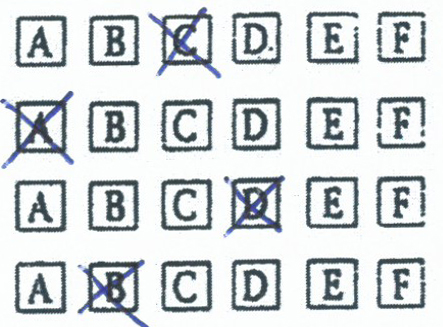
#> input picture test1-4a.jpg, 443 x 327 px; its folder holds 4 pictures in this run
$ python omr3.py
#> lines starting #> are read from the running program, lines starting #| are printed output that depends on the picture; after the words box and inside, x2 and y2 are one past the last pixel; in counts of white or black regions, pixels touching at a corner belong together
"""
This code is partially derived from
https://www.pyimagesearch.com/2016/10/03/bubble-sheet-multiple-choice-scanner-and-test-grader-using-omr-python-and-opencv/
"""
import cv2
import numpy as np

colors = [
    (255,255,0),
    (255,0,0),
    (0,255,0),
    (0,255,255),
]

# Answers count
rows_count = 4
cols_count = 6

# The multiplier used for each row average value in order to define the threshold value
threshold_multiplier = 1.15

# The bounding rectangle
x, y, w, h = 1215, 822, 306, 229

# The size of the checkboxes
bw = w / cols_count
bh = h / rows_count

for base_name in [
    'test1-4a',
    'test1-4b',
    # 'test2-4',
    'test3-s',
    'test3',
    'test4',
    'test5',
]:
    # Open image
    img = cv2.imread('%s.jpg' % base_name)
#> img is the input picture: shape (327, 443, 3); mean B, G, R 217.5, 215.7, 211
    # Convert image to gray scale
    gray = cv2.cvtColor(img, cv2.COLOR_BGR2GRAY)
    # Convert image in black/white
    thresh = cv2.threshold(gray, 0, 255, cv2.THRESH_BINARY_INV | cv2.THRESH_OTSU)[1]
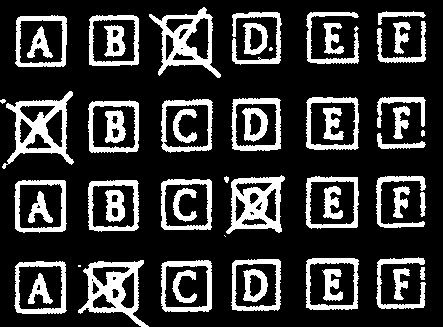
#> thresh: shape (327, 443); 21.7% white; 54 white regions (3 under 20 px), largest, box (x1, y1, x2, y2) and area: (2, 91, 74, 169) 1891, (78, 260, 149, 327) 1847, (226, 175, 285, 234) 1796

    # Save the black and white image
    cv2.imwrite('thresh_%s.png' % base_name, thresh)

    results = np.zeros((rows_count, cols_count))

    # each question has 6 possible answers, to loop over the
    # question in batches of 6
    for j in range(rows_count):
        for i in range(cols_count):
            # construct a mask that reveals only the current
            # "bubble" for the question
            mask = np.zeros(thresh.shape, dtype="uint8")

            p1 = x + i * bw, y + j * bh
            p2 = x + i * bw + bw, y + j * bh + bh
            cv2.rectangle(mask, p1, p2, 255, -1)

            # apply the mask to the thresholded image, then
            # count the number of non-zero pixels in the
            # bubble area
            mask = cv2.bitwise_and(thresh, thresh, mask=mask)
            results[j][i] = cv2.countNonZero(mask)

            # Draw the bounding rectangle
            cv2.rectangle(img, p1, p2, colors[j], 2)
#> mask: shape (327, 443); every value is 0
#> after the loop, results = [[0, 0, 0, 0, 0, 0], [0, 0, 0, 0, 0, 0], [0, 0, 0, 0, 0, 0], [0, 0, 0, 0, 0, 0]]

    for j in range(rows_count):
        threshold = results[j].mean() * threshold_multiplier
        for i in range(cols_count):
            total = results[j][i]

            if total >= threshold:
                p1 = x + i * bw, y + j * bh
                p2 = x + i * bw + bw, y + j * bh + bh

                # Draw the bounding rectangle in cyan
                cv2.rectangle(img, p1, p2, (0,0,255), 2)

    # Save the image with the bounding rectangles
    cv2.imwrite('res_%s.png' % base_name, img)
#> pass 2 of the loop `for base_name in [`:
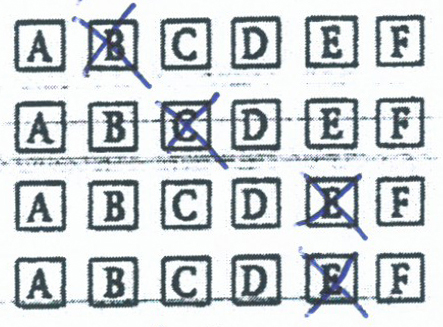
#> input picture test1-4b.jpg, 443 x 327 px
#> img is the input picture: shape (327, 443, 3); mean B, G, R 211.2, 208.8, 203.6
#> `thresh = cv2.threshold(gray, 0, 255, cv2.THRESH_BINARY_INV | cv2.THRES..`:
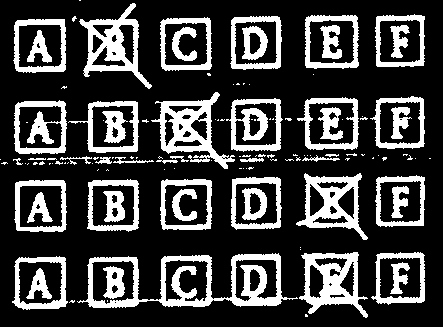
#> thresh: shape (327, 443); 25.1% white; 125 white regions (77 under 20 px), largest, box (x1, y1, x2, y2) and area: (77, 253, 298, 308) 4009, (151, 92, 235, 169) 2222, (79, 3, 152, 89) 2057
#> pass 3 of the loop `for base_name in [`:
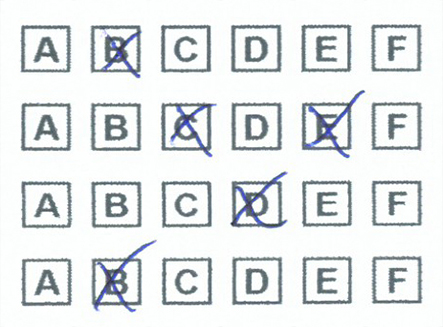
#> input picture test3-s.jpg, 443 x 327 px
#> img is the input picture: shape (327, 443, 3); mean B, G, R 232.2, 231.1, 227.4
#> `thresh = cv2.threshold(gray, 0, 255, cv2.THRESH_BINARY_INV | cv2.THRES..`:
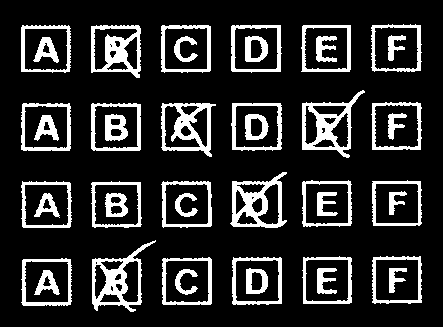
#> thresh: shape (327, 443); 16.5% white; 43 white regions, largest, box (x1, y1, x2, y2) and area: (92, 240, 156, 312) 1405, (302, 90, 365, 158) 1370, (230, 172, 287, 228) 1342
#> (the run stopped early here; a loop or call above may not have finished)
